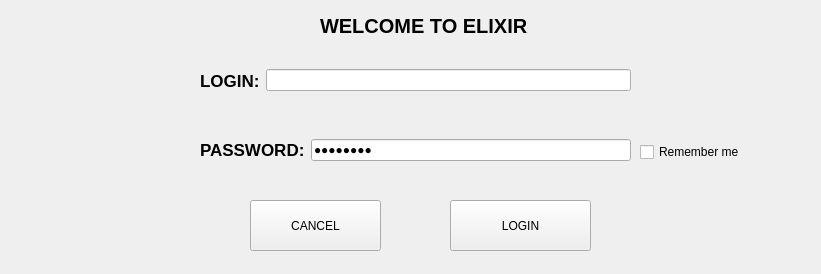
<?xml version="1.0" encoding="UTF-8"?>
<ui version="4.0">
 <class>logintab</class>
 <widget class="QWidget" name="logintab">
  <property name="geometry">
   <rect>
    <x>0</x>
    <y>0</y>
    <width>821</width>
    <height>274</height>
   </rect>
  </property>
  <property name="windowTitle">
   <string>LOGIN TO ELIXIR</string>
  </property>
  <widget class="QWidget" name="horizontalLayoutWidget">
   <property name="geometry">
    <rect>
     <x>200</x>
     <y>110</y>
     <width>431</width>
     <height>80</height>
    </rect>
   </property>
   <layout class="QHBoxLayout" name="horizontalLayout">
    <item>
     <widget class="QLabel" name="password_label">
      <property name="font">
       <font>
        <pointsize>13</pointsize>
        <bold>true</bold>
       </font>
      </property>
      <property name="text">
       <string>PASSWORD:</string>
      </property>
     </widget>
    </item>
    <item>
     <widget class="QLineEdit" name="pass_line">
      <property name="text">
       <string>admin123</string>
      </property>
      <property name="echoMode">
       <enum>QLineEdit::EchoMode::Password</enum>
      </property>
     </widget>
    </item>
   </layout>
  </widget>
  <widget class="QWidget" name="horizontalLayoutWidget_2">
   <property name="geometry">
    <rect>
     <x>200</x>
     <y>50</y>
     <width>431</width>
     <height>61</height>
    </rect>
   </property>
   <layout class="QHBoxLayout" name="horizontalLayout_2">
    <item>
     <widget class="QLabel" name="login_label">
      <property name="font">
       <font>
        <pointsize>13</pointsize>
        <bold>true</bold>
       </font>
      </property>
      <property name="text">
       <string>LOGIN:</string>
      </property>
     </widget>
    </item>
    <item>
     <widget class="QLineEdit" name="user_line">
      <property name="text">
       <string></string>
      </property>
     </widget>
    </item>
   </layout>
  </widget>
  <widget class="QPushButton" name="cancel_button">
   <property name="geometry">
    <rect>
     <x>250</x>
     <y>200</y>
     <width>131</width>
     <height>51</height>
    </rect>
   </property>
   <property name="text">
    <string>CANCEL</string>
   </property>
  </widget>
  <widget class="QPushButton" name="login_button">
   <property name="geometry">
    <rect>
     <x>450</x>
     <y>200</y>
     <width>141</width>
     <height>51</height>
    </rect>
   </property>
   <property name="text">
    <string>LOGIN</string>
   </property>
  </widget>
  <widget class="QCheckBox" name="checkbox">
   <property name="geometry">
    <rect>
     <x>640</x>
     <y>140</y>
     <width>111</width>
     <height>24</height>
    </rect>
   </property>
   <property name="text">
    <string>Remember me</string>
   </property>
  </widget>
  <widget class="QLabel" name="label">
   <property name="geometry">
    <rect>
     <x>320</x>
     <y>10</y>
     <width>211</width>
     <height>31</height>
    </rect>
   </property>
   <property name="font">
    <font>
     <pointsize>15</pointsize>
     <bold>true</bold>
    </font>
   </property>
   <property name="text">
    <string>WELCOME TO ELIXIR</string>
   </property>
  </widget>
 </widget>
 <resources/>
 <connections/>
</ui>
